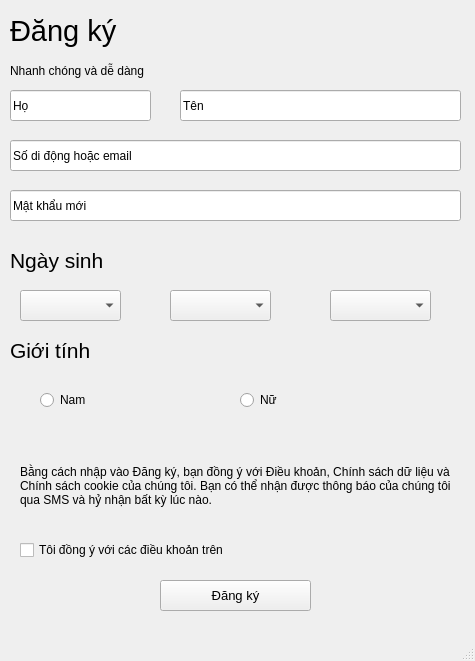
<?xml version="1.0" encoding="UTF-8"?>
<ui version="4.0">
 <class>MainWindow</class>
 <widget class="QMainWindow" name="MainWindow">
  <property name="geometry">
   <rect>
    <x>0</x>
    <y>0</y>
    <width>475</width>
    <height>661</height>
   </rect>
  </property>
  <property name="windowTitle">
   <string>MainWindow</string>
  </property>
  <widget class="QWidget" name="centralwidget">
   <widget class="QLabel" name="label">
    <property name="geometry">
     <rect>
      <x>10</x>
      <y>10</y>
      <width>141</width>
      <height>41</height>
     </rect>
    </property>
    <property name="font">
     <font>
      <pointsize>22</pointsize>
     </font>
    </property>
    <property name="text">
     <string>Đăng ký</string>
    </property>
   </widget>
   <widget class="QLabel" name="label_2">
    <property name="geometry">
     <rect>
      <x>10</x>
      <y>60</y>
      <width>171</width>
      <height>21</height>
     </rect>
    </property>
    <property name="font">
     <font>
      <pointsize>9</pointsize>
     </font>
    </property>
    <property name="text">
     <string>Nhanh chóng và dễ dàng</string>
    </property>
   </widget>
   <widget class="QComboBox" name="comboBox">
    <property name="geometry">
     <rect>
      <x>20</x>
      <y>290</y>
      <width>101</width>
      <height>31</height>
     </rect>
    </property>
   </widget>
   <widget class="QLabel" name="label_3">
    <property name="geometry">
     <rect>
      <x>10</x>
      <y>240</y>
      <width>141</width>
      <height>41</height>
     </rect>
    </property>
    <property name="font">
     <font>
      <pointsize>16</pointsize>
     </font>
    </property>
    <property name="text">
     <string>Ngày sinh</string>
    </property>
   </widget>
   <widget class="QComboBox" name="comboBox_2">
    <property name="geometry">
     <rect>
      <x>170</x>
      <y>290</y>
      <width>101</width>
      <height>31</height>
     </rect>
    </property>
   </widget>
   <widget class="QComboBox" name="comboBox_3">
    <property name="geometry">
     <rect>
      <x>330</x>
      <y>290</y>
      <width>101</width>
      <height>31</height>
     </rect>
    </property>
   </widget>
   <widget class="QLabel" name="label_4">
    <property name="geometry">
     <rect>
      <x>10</x>
      <y>330</y>
      <width>141</width>
      <height>41</height>
     </rect>
    </property>
    <property name="font">
     <font>
      <pointsize>16</pointsize>
     </font>
    </property>
    <property name="text">
     <string>Giới tính</string>
    </property>
   </widget>
   <widget class="QRadioButton" name="radioButton">
    <property name="geometry">
     <rect>
      <x>40</x>
      <y>390</y>
      <width>95</width>
      <height>20</height>
     </rect>
    </property>
    <property name="text">
     <string>Nam</string>
    </property>
   </widget>
   <widget class="QRadioButton" name="radioButton_2">
    <property name="geometry">
     <rect>
      <x>240</x>
      <y>390</y>
      <width>95</width>
      <height>20</height>
     </rect>
    </property>
    <property name="text">
     <string>Nữ</string>
    </property>
   </widget>
   <widget class="QLabel" name="label_5">
    <property name="geometry">
     <rect>
      <x>20</x>
      <y>430</y>
      <width>431</width>
      <height>111</height>
     </rect>
    </property>
    <property name="font">
     <font>
      <pointsize>9</pointsize>
     </font>
    </property>
    <property name="text">
     <string>Bằng cách nhập vào Đăng ký, bạn đồng ý với Điều khoản, Chính sách dữ liệu và Chính sách cookie của chúng tôi. Bạn có thể nhận được thông báo của chúng tôi qua SMS và hỷ nhận bất kỳ lúc nào.</string>
    </property>
    <property name="wordWrap">
     <bool>true</bool>
    </property>
   </widget>
   <widget class="QCheckBox" name="checkBox">
    <property name="geometry">
     <rect>
      <x>20</x>
      <y>540</y>
      <width>431</width>
      <height>20</height>
     </rect>
    </property>
    <property name="text">
     <string>Tôi đồng ý với các điều khoản trên</string>
    </property>
   </widget>
   <widget class="QPushButton" name="pushButton">
    <property name="geometry">
     <rect>
      <x>160</x>
      <y>580</y>
      <width>151</width>
      <height>31</height>
     </rect>
    </property>
    <property name="font">
     <font>
      <pointsize>10</pointsize>
     </font>
    </property>
    <property name="text">
     <string>Đăng ký</string>
    </property>
   </widget>
   <widget class="QLineEdit" name="lineEdit">
    <property name="geometry">
     <rect>
      <x>10</x>
      <y>90</y>
      <width>141</width>
      <height>31</height>
     </rect>
    </property>
    <property name="text">
     <string>Họ</string>
    </property>
   </widget>
   <widget class="QLineEdit" name="lineEdit_2">
    <property name="geometry">
     <rect>
      <x>180</x>
      <y>90</y>
      <width>281</width>
      <height>31</height>
     </rect>
    </property>
    <property name="text">
     <string>Tên</string>
    </property>
   </widget>
   <widget class="QLineEdit" name="lineEdit_3">
    <property name="geometry">
     <rect>
      <x>10</x>
      <y>140</y>
      <width>451</width>
      <height>31</height>
     </rect>
    </property>
    <property name="text">
     <string>Số di động hoặc email</string>
    </property>
   </widget>
   <widget class="QLineEdit" name="lineEdit_4">
    <property name="geometry">
     <rect>
      <x>10</x>
      <y>190</y>
      <width>451</width>
      <height>31</height>
     </rect>
    </property>
    <property name="text">
     <string>Mật khẩu mới</string>
    </property>
   </widget>
  </widget>
  <widget class="QMenuBar" name="menubar">
   <property name="geometry">
    <rect>
     <x>0</x>
     <y>0</y>
     <width>475</width>
     <height>26</height>
    </rect>
   </property>
  </widget>
  <widget class="QStatusBar" name="statusbar"/>
 </widget>
 <resources/>
 <connections/>
</ui>
